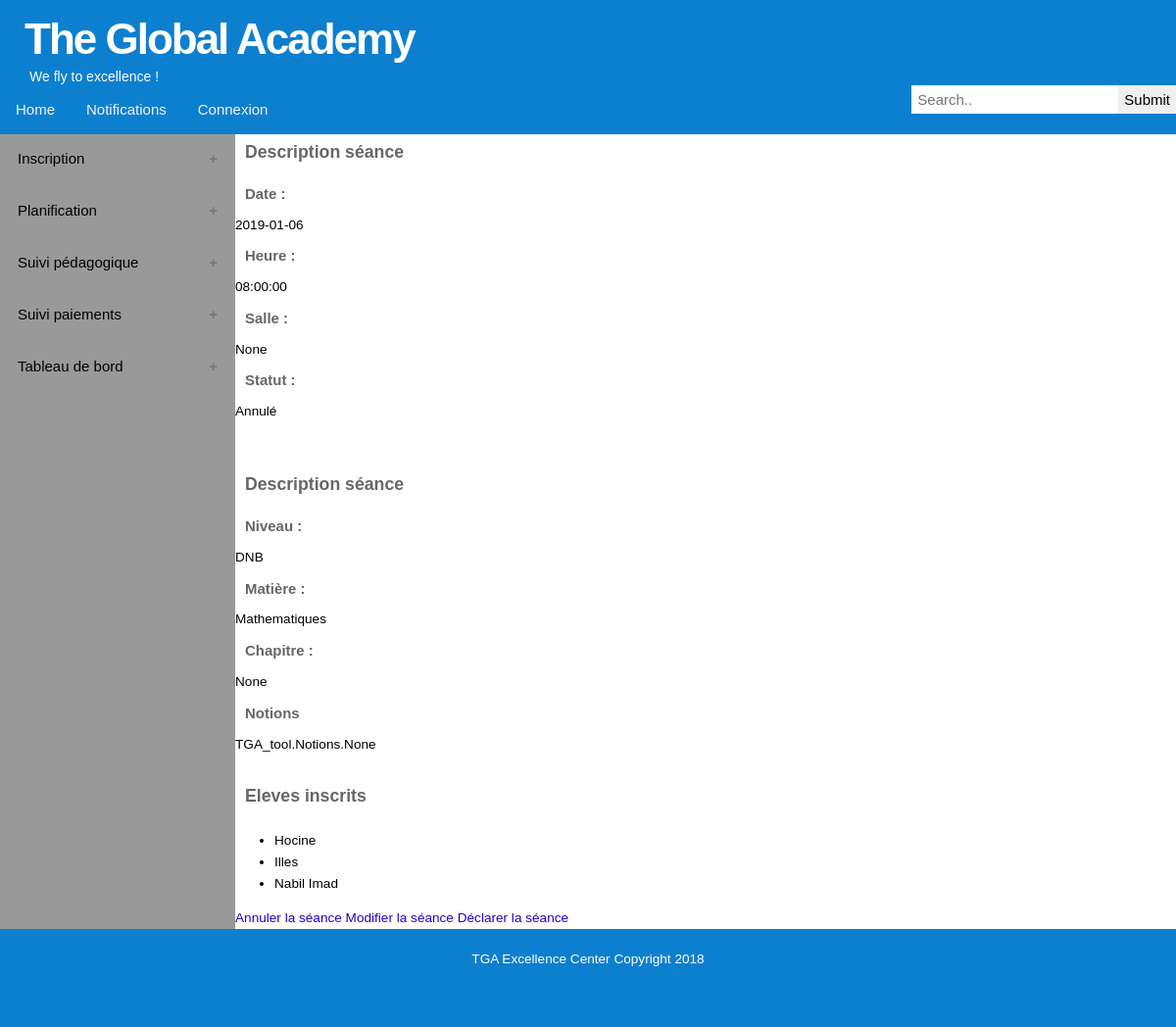
/TGA_tool/display-seance-coaching.html/1, run on the app's committed database.
### TGA_tool/models.py (models this page shows, shortened)
class Seance(models.Model):#Seance est une classe abstraite qui englobe les attributs en commun entre Seance_cours et seance_coaching
	date=models.DateField(blank=True,null=True,verbose_name="Date")
	creneau=models.ForeignKey('Creneau',on_delete=models.CASCADE,blank=True,null=True,verbose_name="Creneau")
	salle=models.ForeignKey('Salle',on_delete=models.SET_NULL,null=True,blank=True,verbose_name="Salle")
	chapitre=models.ForeignKey('Chapitre',on_delete=models.SET_NULL,null=True,blank=True,verbose_name="Chapitre")
	notions=models.ManyToManyField('Notions',related_name="%(app_label)s_%(class)s_related",blank=True,verbose_name="Notions")#pour ne pas avoir de confusion au moment de l'appel
	statut_choices=(("Planifié","Planifiée"),("Done","Effectué"),("Annulé","Annulée"),)
	statut=models.CharField(max_length=8,choices=statut_choices,default="PL",verbose_name="Statut")
	class Meta:
		abstract=True

class Seance_Coaching(Seance):
	matiere=models.ForeignKey('Matiere',on_delete=models.CASCADE,null=True,blank=True)
	eleve=models.ManyToManyField('Eleve',related_name="eleve_coaching",blank=True)
	coach=models.ForeignKey('Coach', verbose_name="Coach", on_delete=models.SET_NULL,null=True,blank=True)
	class Meta:
		verbose_name="seance coaching"
		ordering=['date','creneau']

class Curriculum(models.Model):
	niveau=models.CharField(max_length=13)
	programme=models.CharField(max_length=2,blank=True,null=True)
	objects = CurriculumCreator()#ajouter une methode manager au object
	def __str__(self):
		return self.niveau

class Matiere(models.Model):
	matiere_choices=(("Mathematiques","Mathematiques"),("Physique","Physique"),("SVT","SVT"),("Français","Français"),("Anglais","Anglais"),("Technologie","Technologie"),("SES","SES"),("Philosophie","Philosophie"),)
	matiere=models.CharField(max_length=16,choices=matiere_choices,verbose_name="Matiere")
	curriculum=models.ForeignKey('Curriculum',on_delete=models.CASCADE,related_name='matiere',verbose_name="Curriculum")
	objects = MatiereCreator()#ajouter une methode manager au object
	class Meta:
		verbose_name="matiere"
		ordering=['-curriculum','matiere']

class Eleve(models.Model):
	nom= models.CharField(max_length=42,verbose_name="Nom",unique=True)
	date_naissance=models.DateField(null=True,blank=True,verbose_name="Date de naissance")
	num= models.CharField(max_length=15,null=True,blank=True,verbose_name="Telephone",unique=True,help_text="Optionnel")
	email=models.EmailField(null=True,blank=True,verbose_name="E-mail",unique=True,help_text="Optionnel")
	famille = models.ForeignKey('Famille',on_delete=models.CASCADE,verbose_name="Famille - adresse", default=1)
	etablissement=models.CharField(max_length=20,null=True,blank=True)
	curriculum=models.ForeignKey('Curriculum',on_delete=models.CASCADE,verbose_name="Curriculum",blank=True,null=True)
	cours=models.ManyToManyField('Cours',related_name='cours',blank=True,verbose_name="Cours")
	user = models.OneToOneField(User,on_delete=models.SET_NULL,null=True,blank=True)
	date_inscription = models.DateField(auto_now=True, verbose_name="Date d'inscription")
	class Meta:
		verbose_name="eleve"
		ordering=['nom']
	def __str__(self):
		return self.nom

### TGA_tool/views.py (the view)
# urls.py: path('display-seance-coaching.html/<int:id>',views.displaySeanceCoaching,name='display seance coaching'),
def displaySeanceCoaching(request,id):
    seance = Seance_Coaching.objects.get(id = id)
    seance_id =seance.id
    date_seance = str(seance.date)
    heure_seance = str(seance.creneau.debut)
    salle_seance =  seance.salle
    niveau = seance.matiere.curriculum
    matiere = seance.matiere.matiere
    chapitre = seance.chapitre
    notions = seance.notions
    eleves = seance.eleve.all()
    statut = seance.statut
    return render(request, 'TGA_tool/display-seance-coaching.html', locals())

### TGA_tool/templates/TGA_tool/display-seance-coaching.html (shortened to what this page needs)
{% extends "layout.html" %}
{%load static %}
{% block content %}
<h2> Description séance </h2>
<h3>Date : </h3>{{ date_seance }} <br/>
<h3>Heure : </h3>{{ heure_seance }} <br/>
<h3>Salle : </h3> {{ salle_seance}} <br/>
<h3>Statut : </h3> {{ statut}} <br/>
<br/>
<br/>
<h2> Description séance </h2>
<h3>Niveau : </h3> {{niveau}}
<h3>Matière : </h3> {{matiere}}
<h3>Chapitre : </h3>{{chapitre}}
<h3>Notions</h3> {{notions}}
<br/>
<br/>
<h2> Eleves inscrits </h2>
<ul>
{% for eleve in eleves %}
    <li>{{ eleve }}</li>
{% endfor %}
</ul>
<a href="{% url 'annuler seance coaching' seance_id %}"> Annuler la séance </a>
<a href="{% url 'edit seance coaching' seance_id %}">Modifier la séance</a>
<a href="{% url 'report seance coaching' seance_id %}">Déclarer la séance</a>
{% endblock %}

### TGA_tool/static/css/kosygin-style.css (style rules this page uses)
* { box-sizing: border-box; }
body { margin: 0; font: 85%/1.6em Roboto Verdana, Tahoma, arial, sans-serif; color: #000000; text-align: left; }
a, a:visited { text-decoration: none; color: #2200CC; background: inherit; }
h2 { font-size: 130%; color: #666666; }
h3 { font-size: 110%; color: #666666; }
h1, h2, h3, p { padding: 10px; margin: 0; }

### data on the page
Seance_Coaching: statut "Annulé"
Curriculum: niveau "DNB"
Matiere: matiere "Mathematiques"
Eleve: nom "Hocine"
Eleve: nom "Illes"
Eleve: nom "Nabil Imad"

### other printed values
{{ date_seance }} "2019-01-06"
{{ heure_seance }} "08:00:00"
{{ salle_seance }} "None"
{{ chapitre }} "None"
{{ notions }} "TGA_tool.Notions.None"
